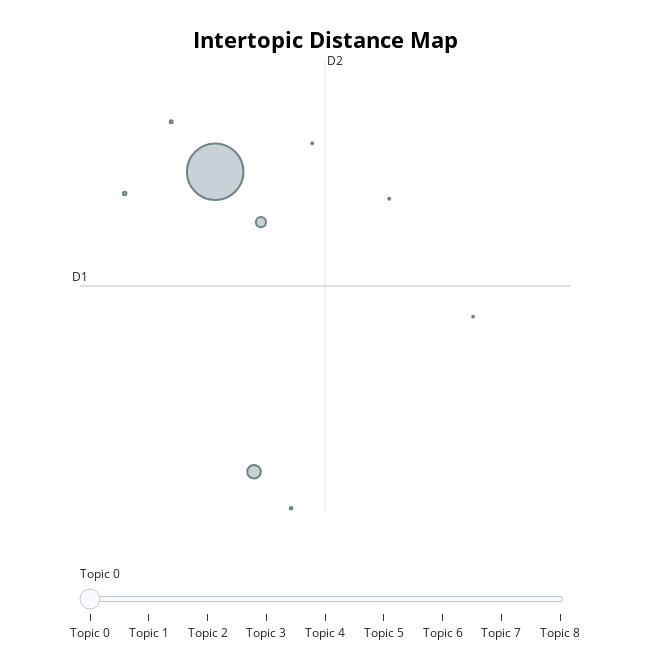
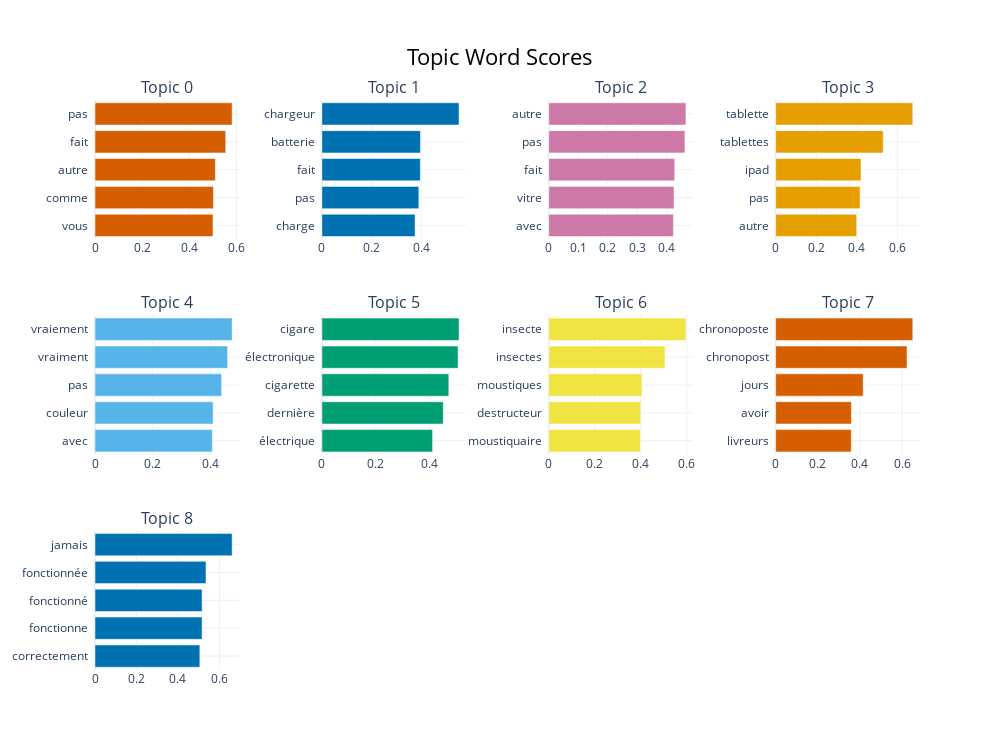

The code cell stored with these charts, in order, in its notebook:
### Markdown cell above
#### **Visualization of the French topic space**

Here, we visualize the French topic landscape using the same projections and bar chart as for the German topics. This allows us to compare it qualitatively to the German topics.

### Code cell
fig_map = topic_model_baseline_french.visualize_topics()
fig_map.show()

fig_bar = topic_model_baseline_french.visualize_barchart(top_n_topics=10)
fig_bar.show()

### Figure 1 — Plotly figure (JSON) as saved in the notebook; plotly's stock layout.template omitted (floating-point values rounded to 4 significant figures)
{"data": [{"customdata": [[0, "pas | fait | autre | comme | vous", 23890], [1, "chargeur | batterie | fait | pas | charge", 1388], [2, "autre | pas | fait | vitre | avec", 758], [3, "tablette | tablettes | ipad | pas | autre", 94], [4, "vraiement | vraiment | pas | couleur | avec", 70], [5, "cigare | électronique | cigarette | dernière | électrique", 51], [6, "insecte | insectes | moustiques | destructeur | moustiquaire", 32], [7, "chronoposte | chronopost | jours | avoir | livreurs", 28], [8, "jamais | fonctionnée | fonctionné | fonctionne | correctement", 23]], "hovertemplate": "<b>Topic %{customdata[0]}</b><br>%{customdata[1]}<br>Size: %{customdata[2]}", "legendgroup": "", "marker": {"color": "#B0BEC5", "size": [23890, 1388, 758, 94, 70, 51, 32, 28, 23], "sizemode": "area", "sizeref": 14.93, "symbol": "circle", "line": {"color": "DarkSlateGrey", "width": 2}}, "mode": "markers", "name": "", "orientation": "v", "showlegend": false, "x": [2.009, 2.21, 2.246, 1.541, 1.781, 2.401, 2.909, 2.511, 3.343], "xaxis": "x", "y": [4.576, 0.7826, 3.938, 4.3, 5.207, 0.3214, 4.233, 4.935, 2.745], "yaxis": "y", "type": "scatter"}], "layout": {"xaxis": {"anchor": "y", "domain": [0.0, 1.0], "title": {"text": ""}, "visible": false, "range": [1.309, 3.845]}, "yaxis": {"anchor": "x", "domain": [0.0, 1.0], "title": {"text": ""}, "visible": false, "range": [0.2732, 5.988]}, "legend": {"tracegroupgap": 0, "itemsizing": "constant"}, "margin": {"t": 60}, "title": {"font": {"size": 22, "color": "Black"}, "text": "<b>Intertopic Distance Map</b>", "y": 0.95, "x": 0.5, "xanchor": "center", "yanchor": "top"}, "hoverlabel": {"font": {"size": 16, "family": "Rockwell"}, "bgcolor": "white"}, "width": 650, "height": 650, "sliders": [{"active": 0, "pad": {"t": 50}, "steps": [{"args": [{"marker.color": [["red", "#B0BEC5", "#B0BEC5", "#B0BEC5", "#B0BEC5", "#B0BEC5", "#B0BEC5", "#B0BEC5", "#B0BEC5"]]}], "label": "Topic 0", "method": "update"}, {"args": [{"marker.color": [["#B0BEC5", "red", "#B0BEC5", "#B0BEC5", "#B0BEC5", "#B0BEC5", "#B0BEC5", "#B0BEC5", "#B0BEC5"]]}], "label": "Topic 1", "method": "update"}, {"args": [{"marker.color": [["#B0BEC5", "#B0BEC5", "red", "#B0BEC5", "#B0BEC5", "#B0BEC5", "#B0BEC5", "#B0BEC5", "#B0BEC5"]]}], "label": "Topic 2", "method": "update"}, {"args": [{"marker.color": [["#B0BEC5", "#B0BEC5", "#B0BEC5", "red", "#B0BEC5", "#B0BEC5", "#B0BEC5", "#B0BEC5", "#B0BEC5"]]}], "label": "Topic 3", "method": "update"}, {"args": [{"marker.color": [["#B0BEC5", "#B0BEC5", "#B0BEC5", "#B0BEC5", "red", "#B0BEC5", "#B0BEC5", "#B0BEC5", "#B0BEC5"]]}], "label": "Topic 4", "method": "update"}, {"args": [{"marker.color": [["#B0BEC5", "#B0BEC5", "#B0BEC5", "#B0BEC5", "#B0BEC5", "red", "#B0BEC5", "#B0BEC5", "#B0BEC5"]]}], "label": "Topic 5", "method": "update"}, {"args": [{"marker.color": [["#B0BEC5", "#B0BEC5", "#B0BEC5", "#B0BEC5", "#B0BEC5", "#B0BEC5", "red", "#B0BEC5", "#B0BEC5"]]}], "label": "Topic 6", "method": "update"}, {"args": [{"marker.color": [["#B0BEC5", "#B0BEC5", "#B0BEC5", "#B0BEC5", "#B0BEC5", "#B0BEC5", "#B0BEC5", "red", "#B0BEC5"]]}], "label": "Topic 7", "method": "update"}, {"args": [{"marker.color": [["#B0BEC5", "#B0BEC5", "#B0BEC5", "#B0BEC5", "#B0BEC5", "#B0BEC5", "#B0BEC5", "#B0BEC5", "red"]]}], "label": "Topic 8", "method": "update"}]}], "shapes": [{"line": {"color": "#CFD8DC", "width": 2}, "type": "line", "x0": 2.577, "x1": 2.577, "y0": 0.2732, "y1": 5.988}, {"line": {"color": "#9E9E9E", "width": 2}, "type": "line", "x0": 1.309, "x1": 3.845, "y0": 3.131, "y1": 3.131}], "annotations": [{"showarrow": false, "text": "D1", "x": 1.309, "y": 3.131, "yshift": 10}, {"showarrow": false, "text": "D2", "x": 2.577, "xshift": 10, "y": 5.988}]}}

### Figure 2 — Plotly figure (JSON) as saved in the notebook; plotly's stock layout.template omitted (floating-point values rounded to 4 significant figures)
{"data": [{"marker": {"color": "#D55E00"}, "orientation": "h", "x": [0.5006, 0.5027, 0.5106, 0.5547, 0.582], "y": ["vous  ", "comme  ", "autre  ", "fait  ", "pas  "], "type": "bar", "xaxis": "x", "yaxis": "y"}, {"marker": {"color": "#0072B2"}, "orientation": "h", "x": [0.3758, 0.391, 0.397, 0.3974, 0.5531], "y": ["charge  ", "pas  ", "fait  ", "batterie  ", "chargeur  "], "type": "bar", "xaxis": "x2", "yaxis": "y2"}, {"marker": {"color": "#CC79A7"}, "orientation": "h", "x": [0.4222, 0.4243, 0.4268, 0.4612, 0.4647], "y": ["avec  ", "vitre  ", "fait  ", "pas  ", "autre  "], "type": "bar", "xaxis": "x3", "yaxis": "y3"}, {"marker": {"color": "#E69F00"}, "orientation": "h", "x": [0.3985, 0.4152, 0.4198, 0.529, 0.6744], "y": ["autre  ", "pas  ", "ipad  ", "tablettes  ", "tablette  "], "type": "bar", "xaxis": "x4", "yaxis": "y4"}, {"marker": {"color": "#56B4E9"}, "orientation": "h", "x": [0.4066, 0.4093, 0.4387, 0.4595, 0.4752], "y": ["avec  ", "couleur  ", "pas  ", "vraiment  ", "vraiement  "], "type": "bar", "xaxis": "x5", "yaxis": "y5"}, {"marker": {"color": "#009E73"}, "orientation": "h", "x": [0.4099, 0.4496, 0.47, 0.5041, 0.5079], "y": ["électrique  ", "dernière  ", "cigarette  ", "électronique  ", "cigare  "], "type": "bar", "xaxis": "x6", "yaxis": "y6"}, {"marker": {"color": "#F0E442"}, "orientation": "h", "x": [0.3993, 0.4006, 0.4056, 0.5056, 0.5966], "y": ["moustiquaire  ", "destructeur  ", "moustiques  ", "insectes  ", "insecte  "], "type": "bar", "xaxis": "x7", "yaxis": "y7"}, {"marker": {"color": "#D55E00"}, "orientation": "h", "x": [0.359, 0.3594, 0.4153, 0.6236, 0.651], "y": ["livreurs  ", "avoir  ", "jours  ", "chronopost  ", "chronoposte  "], "type": "bar", "xaxis": "x8", "yaxis": "y8"}, {"marker": {"color": "#0072B2"}, "orientation": "h", "x": [0.5056, 0.5166, 0.5166, 0.5353, 0.6615], "y": ["correctement  ", "fonctionne  ", "fonctionné  ", "fonctionnée  ", "jamais  "], "type": "bar", "xaxis": "x9", "yaxis": "y9"}], "layout": {"xaxis": {"anchor": "y", "domain": [0.0, 0.175], "showgrid": true}, "yaxis": {"anchor": "x", "domain": [0.7556, 1.0], "showgrid": true}, "xaxis2": {"anchor": "y2", "domain": [0.275, 0.45], "showgrid": true}, "yaxis2": {"anchor": "x2", "domain": [0.7556, 1.0], "showgrid": true}, "xaxis3": {"anchor": "y3", "domain": [0.55, 0.725], "showgrid": true}, "yaxis3": {"anchor": "x3", "domain": [0.7556, 1.0], "showgrid": true}, "xaxis4": {"anchor": "y4", "domain": [0.825, 1.0], "showgrid": true}, "yaxis4": {"anchor": "x4", "domain": [0.7556, 1.0], "showgrid": true}, "xaxis5": {"anchor": "y5", "domain": [0.0, 0.175], "showgrid": true}, "yaxis5": {"anchor": "x5", "domain": [0.3778, 0.6222], "showgrid": true}, "xaxis6": {"anchor": "y6", "domain": [0.275, 0.45], "showgrid": true}, "yaxis6": {"anchor": "x6", "domain": [0.3778, 0.6222], "showgrid": true}, "xaxis7": {"anchor": "y7", "domain": [0.55, 0.725], "showgrid": true}, "yaxis7": {"anchor": "x7", "domain": [0.3778, 0.6222], "showgrid": true}, "xaxis8": {"anchor": "y8", "domain": [0.825, 1.0], "showgrid": true}, "yaxis8": {"anchor": "x8", "domain": [0.3778, 0.6222], "showgrid": true}, "xaxis9": {"anchor": "y9", "domain": [0.0, 0.175], "showgrid": true}, "yaxis9": {"anchor": "x9", "domain": [0.0, 0.2444], "showgrid": true}, "xaxis10": {"anchor": "y10", "domain": [0.275, 0.45], "showgrid": true}, "yaxis10": {"anchor": "x10", "domain": [0.0, 0.2444], "showgrid": true}, "xaxis11": {"anchor": "y11", "domain": [0.55, 0.725], "showgrid": true}, "yaxis11": {"anchor": "x11", "domain": [0.0, 0.2444], "showgrid": true}, "xaxis12": {"anchor": "y12", "domain": [0.825, 1.0], "showgrid": true}, "yaxis12": {"anchor": "x12", "domain": [0.0, 0.2444], "showgrid": true}, "annotations": [{"font": {"size": 16}, "showarrow": false, "text": "Topic 0", "x": 0.0875, "xanchor": "center", "xref": "paper", "y": 1.0, "yanchor": "bottom", "yref": "paper"}, {"font": {"size": 16}, "showarrow": false, "text": "Topic 1", "x": 0.3625, "xanchor": "center", "xref": "paper", "y": 1.0, "yanchor": "bottom", "yref": "paper"}, {"font": {"size": 16}, "showarrow": false, "text": "Topic 2", "x": 0.6375, "xanchor": "center", "xref": "paper", "y": 1.0, "yanchor": "bottom", "yref": "paper"}, {"font": {"size": 16}, "showarrow": false, "text": "Topic 3", "x": 0.9125, "xanchor": "center", "xref": "paper", "y": 1.0, "yanchor": "bottom", "yref": "paper"}, {"font": {"size": 16}, "showarrow": false, "text": "Topic 4", "x": 0.0875, "xanchor": "center", "xref": "paper", "y": 0.6222, "yanchor": "bottom", "yref": "paper"}, {"font": {"size": 16}, "showarrow": false, "text": "Topic 5", "x": 0.3625, "xanchor": "center", "xref": "paper", "y": 0.6222, "yanchor": "bottom", "yref": "paper"}, {"font": {"size": 16}, "showarrow": false, "text": "Topic 6", "x": 0.6375, "xanchor": "center", "xref": "paper", "y": 0.6222, "yanchor": "bottom", "yref": "paper"}, {"font": {"size": 16}, "showarrow": false, "text": "Topic 7", "x": 0.9125, "xanchor": "center", "xref": "paper", "y": 0.6222, "yanchor": "bottom", "yref": "paper"}, {"font": {"size": 16}, "showarrow": false, "text": "Topic 8", "x": 0.0875, "xanchor": "center", "xref": "paper", "y": 0.2444, "yanchor": "bottom", "yref": "paper"}], "title": {"font": {"size": 22, "color": "Black"}, "text": "Topic Word Scores", "x": 0.5, "xanchor": "center", "yanchor": "top"}, "hoverlabel": {"font": {"size": 16, "family": "Rockwell"}, "bgcolor": "white"}, "showlegend": false, "width": 1000, "height": 750}}
